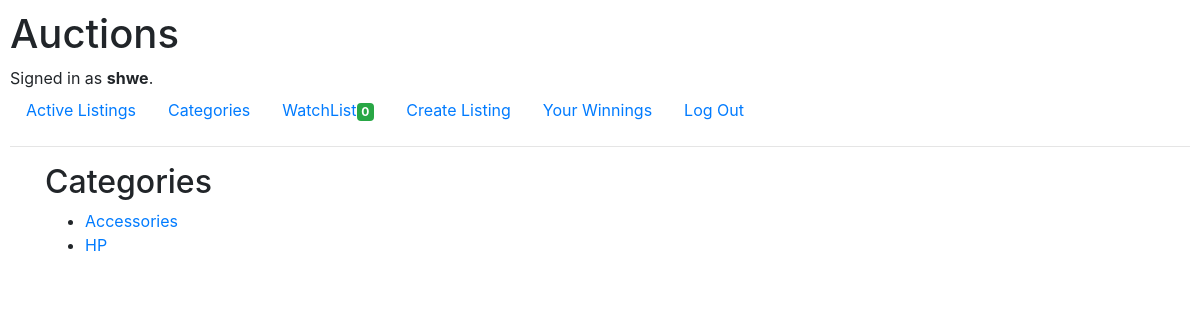
The app's page /categories (signed in) with its own data.
### auctions/models.py (models this page shows)
class User(AbstractUser):
    pass

class AuctionListings(models.Model):
    title = models.CharField(max_length=64)
    owner = models.CharField(max_length=64)
    desc = models.CharField(max_length=256)
    category = models.CharField(max_length=64)
    price = models.IntegerField()
    link = models.CharField(max_length=256,default=None,blank=True,null=True)
    time = models.CharField(max_length=64, default=timezone.now())
    class Meta:
        db_table="auctionlistings"

### auctions/views.py (the view)
# urls.py: path("categories", views.categories, name="categories"),
def categories(request):
    items= AuctionListings.objects.raw("SELECT * FROM auctionlistings GROUP BY category")
    try:
        w = Watchlist.objects.filter(user=request.user.username)
        wlcount=len(w)
    except:
        wlcount=None
    return render(request,"auctions/categoriespage.html",{
        "items": items,
        "wlcount": wlcount
    })

### auctions/templates/auctions/categoriespage.html
{% extends "auctions/layout.html" %}
{% block body %}
<div class="container">
    <h2>Categories</h2>
</div>
<div class="container">
    <ul>
        {% for i in items %}
        <li>
            <a href="{% url 'category' i.category %}">{{i.category}}</a>
        </li>
        {% endfor %}
    </ul>
</div>
{% endblock %}

### auctions/templates/auctions/layout.html (shortened to what this page needs)
{% load static %}
<!DOCTYPE html>
<html lang="en">
    <head>
        <link rel="stylesheet" href="https://stackpath.bootstrapcdn.com/bootstrap/4.4.1/css/bootstrap.min.css">
        <link href="{% static 'auctions/styles.css' %}" rel="stylesheet">
    </head>
    <body>
        <h1>Auctions</h1>
        <div>
            {% if user.is_authenticated %}
                Signed in as <strong>{{ user.username }}</strong>.
            {% else %}
                Not signed in.
            {% endif %}
        </div>
        <ul class="nav">
            <li class="nav-item">
                <a class="nav-link" href="{% url 'index' %}">Active Listings</a>
            </li>
            {% if user.is_authenticated %}
                <li class="nav-item">
                    <a class="nav-link" href="{% url 'categories' %}">Categories</a>
                </li>
                <li class="nav-item">
                    <a class="nav-link" href="{% url 'watchlistpage' user.username %}">WatchList<span class="badge badge-success">{{wlcount}}</span></a>
                </li>
                <li class="nav-item">
                    <a class="nav-link" href="{% url 'create' %}">Create Listing</a>
                </li>
                <li class="nav-item">
                    <a class="nav-link" href="{% url 'mywins' %}">Your Winnings</a>
                </li>
                <li class="nav-item">
                    <a class="nav-link" href="{% url 'logout' %}">Log Out</a>
                </li>
            {% endif %}
        </ul>
        <hr>
        {% block body %}
        {% endblock %}
    </body>
</html>

### auctions/static/auctions/styles.css (style rules this page uses)
body { padding: 10px; }

### records on screen
User: username "shwe"
AuctionListings: category "Accessories"
AuctionListings: category "HP"

### other values on screen
{{ wlcount }} "0"
